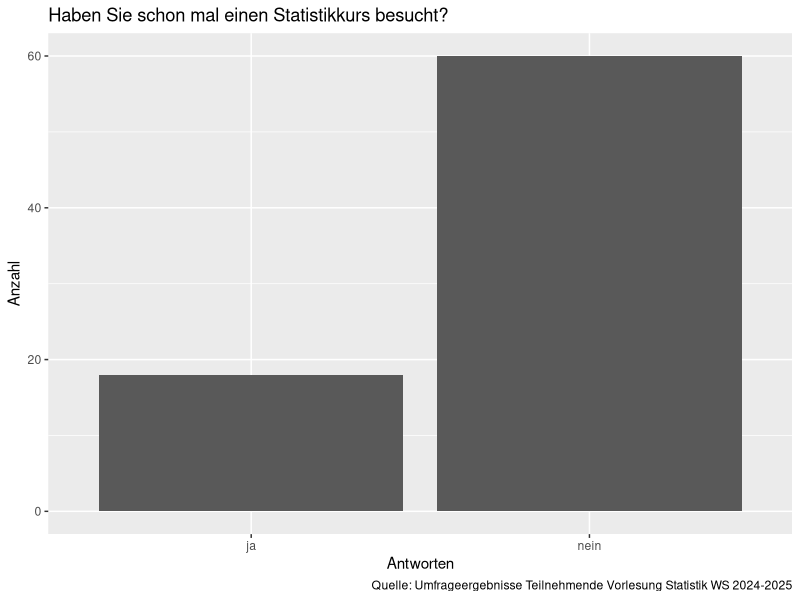

This figure's R source:
## ---- chunk 1
#| echo: false
#| message: false
#| warning: false
library(tidyverse)
library(kableExtra)
## ---- chunk 2
#| message: false
#| warning: false
library(tidyverse)
## ---- chunk 3
car_numbers <- read_delim(file = 'Daten/autos_2023-10-08.csv', delim = ';')
## ---- chunk 4
car_numbers
## ---- chunk 5
car_numbers$geo
## ---- chunk 6
car_numbers[3, 1]
## ---- chunk 7
car_numbers[, 1]
## ---- chunk 8
car_numbers[1,]
## ---- chunk 9
car_numbers_short <- tibble(Land = car_numbers$geo, Zeit = car_numbers$time)
## ---- chunk 10
write_delim(x = car_numbers_short, file = 'Daten/geo.csv', delim = ';')
## ---- chunk 11
#| echo: false
#| warning: false
#| message: false
umfrage <- read_delim(file = 'Daten/Umfrage_2024_kurz.csv', delim = ';')

## ---- chunk 12
#| echo: false
ggplot(umfrage, mapping = aes(x = `Haben Sie schon mal einen Statistikkurs besucht?`)) +
  geom_bar() +
  labs(x = 'Antworten',
       y = 'Anzahl',
       title = 'Haben Sie schon mal einen Statistikkurs besucht?',
       caption = 'Quelle: Umfrageergebnisse Teilnehmende Vorlesung Statistik WS 2024-2025')
